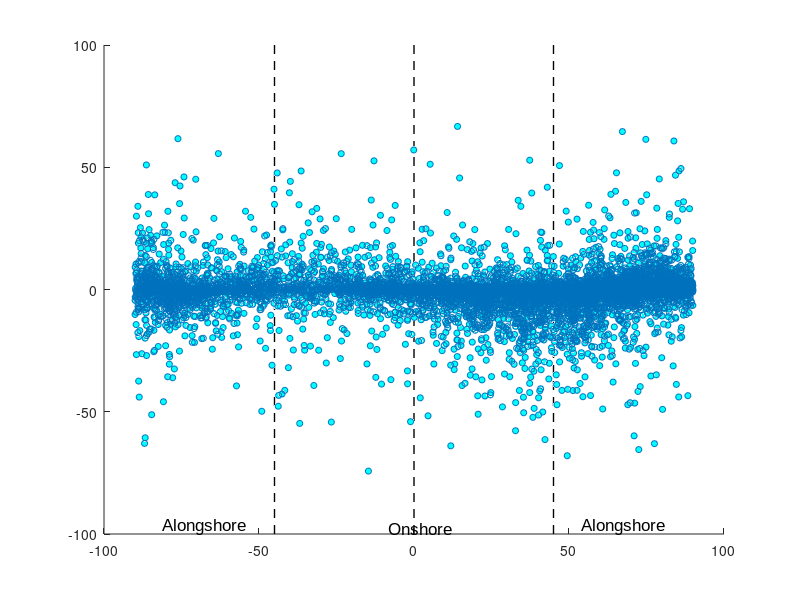

Write MATLAB code to recreate this figure. (Note: this script raises an error after producing the figure.)
% Isaiah Sutberry 
% CLEAN ONE
load('All_Pier_Data_30_Min_Bins.mat');

% Apply data quality control
valid_idx = Cz_p <= 0.01; 


mvalid_idx = r2_uw_p >= .9 & valid_idx; 

% Filter the data for wind coming 90 degrees from onshore
onshore90_idx = onshore90_p == 1 & mvalid_idx;
filtered_Wdir_measured_p = Wdir_measured_p(onshore90_idx);
filtered_Sdir_measured = Sdir_measured_p(onshore90_idx);
filtered_Uz_p = Uz_p(onshore90_idx);


% Shift wind direction data
shifted_Wdir_measured_p = filtered_Wdir_measured_p;
shifted_Wdir_measured_p(shifted_Wdir_measured_p < 60) = shifted_Wdir_measured_p(shifted_Wdir_measured_p < 60) + 360;

% Find the mean of the shifted wind direction data
mean_shifted_Wdir = mean(shifted_Wdir_measured_p);

% Determine the shift needed to center data between -90 and 90 degrees
shift_needed = 90 - max(shifted_Wdir_measured_p);
shifted_Wdir_measured_p = shifted_Wdir_measured_p + shift_needed;

% Create the scatter plot
figure;
scatter(shifted_Wdir_measured_p, filtered_Sdir_measured, 20, 'o','MarkerFaceColor','c');
hold on;

% Bin the data into 3-degree bins and calculate mean and 95% confidence intervals
bin_edges = -90:20:90;
bin_centers = bin_edges(1:end-1) + 1;
binned_means = zeros(size(bin_centers));
binned_errors = zeros(size(bin_centers));

y_limits = ylim;
plot([-45 -45], y_limits, '--k', 'LineWidth', 1);
plot([45 45], y_limits, '--k', 'LineWidth', 1);
plot([0 0], y_limits, '--k', 'LineWidth', 1);
text(-67.5, y_limits(1), 'Alongshore', 'HorizontalAlignment', 'center', 'VerticalAlignment', 'bottom', 'FontSize', 12, 'Color', 'k', 'FontName', 'Arial');
text(2, y_limits(1), 'Onshore', 'HorizontalAlignment', 'center', 'VerticalAlignment', 'bottom', 'FontSize', 12, 'Color', 'k', 'FontName', 'Arial');
text(67.5, y_limits(1), 'Alongshore', 'HorizontalAlignment', 'center', 'VerticalAlignment', 'bottom', 'FontSize', 12, 'Color', 'k', 'FontName', 'Arial');

for i = 1:length(bin_centers)
    bin_idx = shifted_Wdir_measured_p >= bin_edges(i) & shifted_Wdir_measured_p < bin_edges(i+1);
    bin_data = filtered_Sdir_measured(bin_idx);
    
    if ~isempty(bin_data)
        binned_means(i) = mean(bin_data);
        sem = std(bin_data) / sqrt(length(bin_data)); 
        binned_errors(i) = 1.96 * sem; 
    end
end

% Plot the binned data with error bars
errorbar(bin_centers, binned_means, binned_errors, 'o', 'MarkerFaceColor', 'y', 'MarkerEdgeColor', 'k', 'Color', 'k', 'CapSize', 4, 'LineWidth', 1);
title('Stress Direction vs Wind Direction');
xlabel('Wind Direction (degrees)');
ylabel('Stress Direction');
grid on;

% Calculate and plot rolling mean of stress direction over wind direction
rolling_bin_size = 15; % Change this value to your desired bin size
sorted_indices = sortrows([shifted_Wdir_measured_p, filtered_Sdir_measured], 1);
sorted_Wdir_measured_p = sorted_indices(:, 1);
sorted_Sdir_measured = sorted_indices(:, 2);

% Compute rolling mean
rolling_means = movmean(sorted_Sdir_measured, rolling_bin_size);

% Plot rolling mean
figure;
scatter(sorted_Wdir_measured_p, sorted_Sdir_measured, 20, 'o', 'MarkerFaceColor', 'c');
hold on;
plot(sorted_Wdir_measured_p, rolling_means, 'r', 'LineWidth', 2);
xlabel('Wind Direction (degrees)');
ylabel('Stress Direction');
title(['Rolling Mean Stress Direction vs Wind Direction (Bin Size: ' num2str(rolling_bin_size) ')']);
grid on;